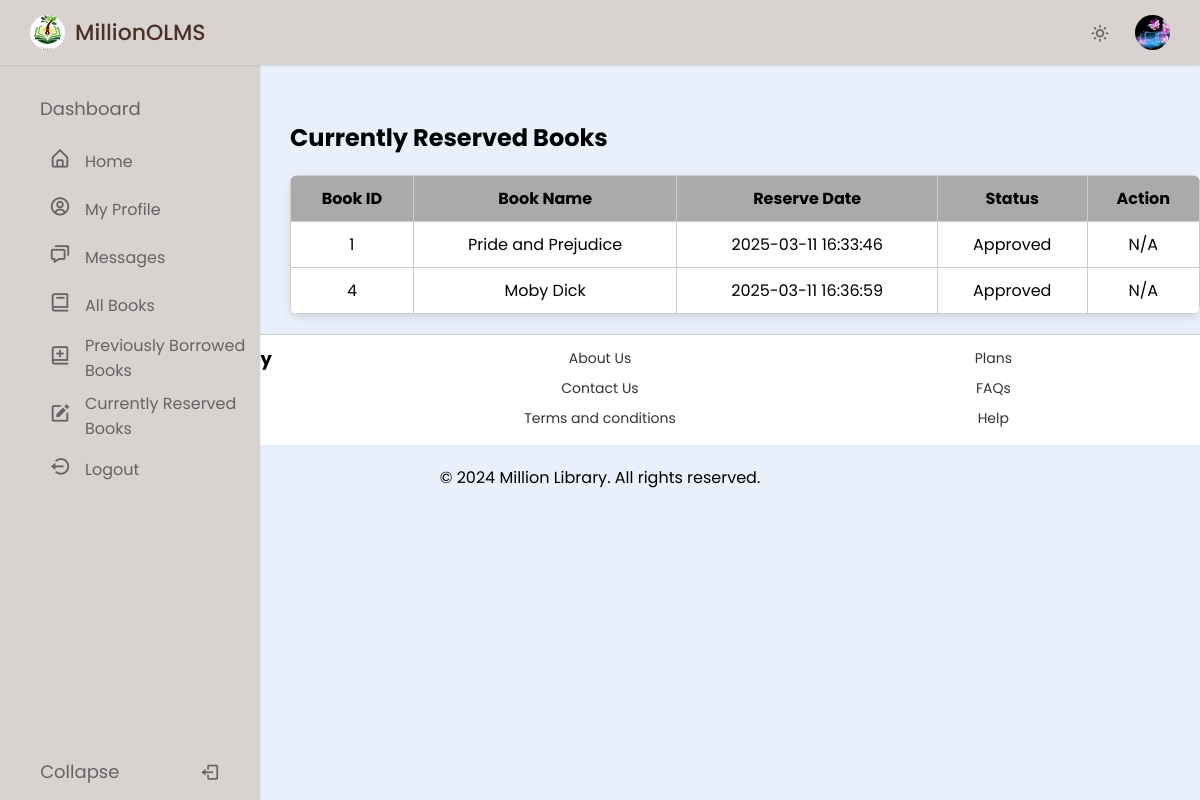
The app's page /user/currently_reserved.php (signed in), older data.
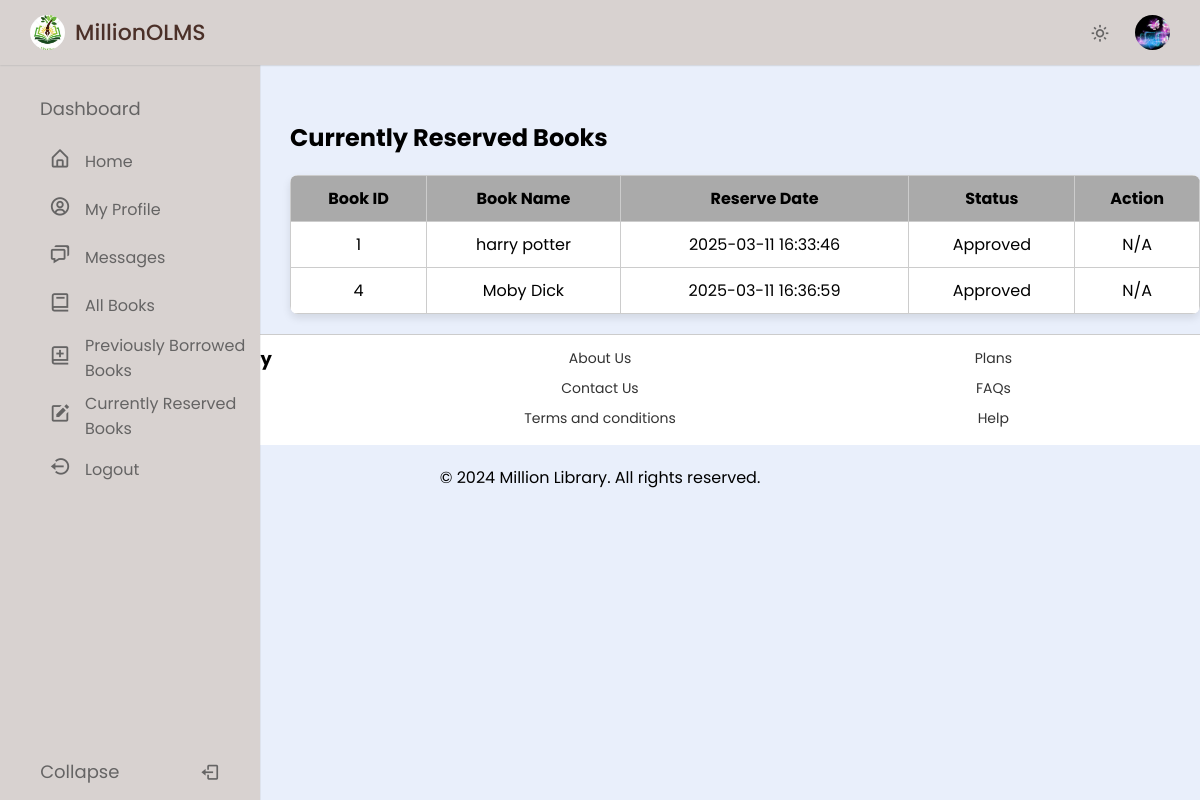
The same page, newer data.
### tables this page shows
CREATE TABLE `reservation` (
  `id` int NOT NULL,
  `RollNo` varchar(50) NOT NULL,
  `BookId` int NOT NULL,
  `Date_Reserved` timestamp NOT NULL DEFAULT CURRENT_TIMESTAMP,
  `Status` enum('Pending','Approved','Cancelled') DEFAULT 'Pending',
  `UnlockPDF` tinyint(1) DEFAULT '0'
);

CREATE TABLE `book` (
  `BookId` int NOT NULL,
  `Title` varchar(50) DEFAULT NULL,
  `Publisher` varchar(50) DEFAULT NULL,
  `Year` varchar(50) DEFAULT NULL,
  `Availability` int DEFAULT NULL,
  `Status` enum('Available','Reserved','CheckedOut') NOT NULL DEFAULT 'Available',
  `PDF_Link` varchar(255) DEFAULT NULL
);

### user/currently_reserved.php (the view, shortened to what the changed rows need)
<?php
include 'dbconn.php';
$user_id = $_SESSION['RollNo'];
$query_reserved = "SELECT r.id, b.BookId, b.Title, r.Date_Reserved, r.Status
                   FROM reservation r
                   JOIN book b ON r.BookId = b.BookId
                   WHERE r.RollNo = ?";
$stmt_reserved = $conn->prepare($query_reserved);
$stmt_reserved->bind_param("s", $user_id);
$stmt_reserved->execute();
$result_reserved = $stmt_reserved->get_result();
?>
<!DOCTYPE html>
<html lang="en">
<head>
    <link href="https://unpkg.com/boxicons@latest/css/boxicons.min.css" rel="stylesheet" />
    <link rel="stylesheet" href="style.css" />
</head>
<body>
    <main class="main-reserved">
        <h2>Currently Reserved Books</h2>
        <table>
            <thead>
                <tr>
                    <th>Book ID</th>
                    <th>Book Name</th>
                    <th>Reserve Date</th>
                    <th>Status</th>
                    <th>Action</th>
                </tr>
            </thead>
            <tbody>
                <?php if ($result_reserved->num_rows > 0): ?>
                    <?php while ($row = $result_reserved->fetch_assoc()): ?>
                        <tr>
                            <td><?php echo ($row['BookId']); ?></td>
                            <td><?php echo ($row['Title']); ?></td>
                            <td><?php echo ($row['Date_Reserved']); ?></td>
                            <td><?php echo ($row['Status']); ?></td>
                            <td>
                                <?php if ($row['Status'] === 'Pending'): ?>
                                    <a href="cancel_reservation.php?id=<?php echo $row['id']; ?>" class="table_btn"
                                        onclick="return confirm('Cancel this reservation?');">Cancel</a>
                                <?php else: ?>
                                    <span>N/A</span>
                                <?php endif; ?>
                            </td>
                        </tr>
                    <?php endwhile; ?>
                <?php else: ?>
                    <tr>
                        <td colspan="5">No reserved books found.</td>
                    </tr>
                <?php endif; ?>
            </tbody>
        </table>
    </main>
</body>
</html>

Row changes from the older to the newer data that the page shows:
changed through a linked row, reservation: BookId.Title "Pride and Prejudice" → "harry potter"
